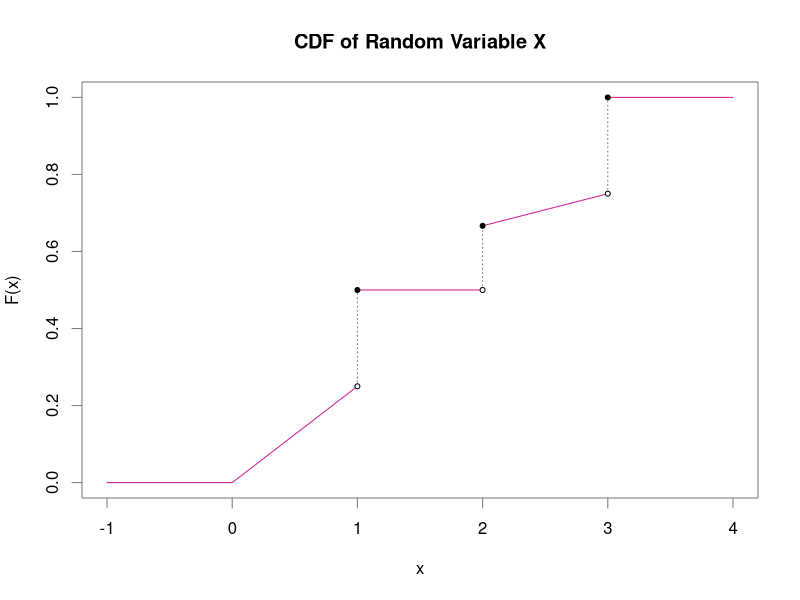

Reproduce this figure in R.
# MATH 267A
# Section 2
# Group D
#  Beatriz Hernandez
#  Jimmy Nguyen
#  Ryan Quigley
# Problem 2


x <- c(-1,0,0,1,1,2,2,3,3,4)
y <- c(0,0,0,1/4,1/2,1/2,2/3,3/4,1,1)
open <- c(0,0,0,1,0,1,0,1,0,0)
closed <- c(0,0,0,0,1,0,1,0,1,0)
df <- data.frame(x, y, open, closed)

plot(df$x, df$y, type = "n", axes = FALSE, ann = FALSE)
df <- data.frame(x, y, open, closed)
n <- dim(df)[1] - 1

for (i in 1:n) {
	if (df$x[i] != df$x[i+1]) {
		lines(df[c(i, i+1), 1:2], col = "violetred")
	} else {
		lines(df[c(i, i+1), 1:2], lty = 3, col = "grey50")
	}
}
points(df[df$closed == 1, 1:2], pch = 20)
points(df[df$open == 1, 1:2], pch = 21, col = "black", bg = "white", cex = (2/3))

axis(1, at = seq.int(-1,4), col = "grey50", lwd = 0, lwd.tick = 1)
box(lty = 1, col = "grey50")
axis(2, at = seq.int(0, 1, 0.2), lwd = 0, lwd.tick = 1, col = "grey50")
title(main = "CDF of Random Variable X", xlab = "x", ylab = "F(x)")
